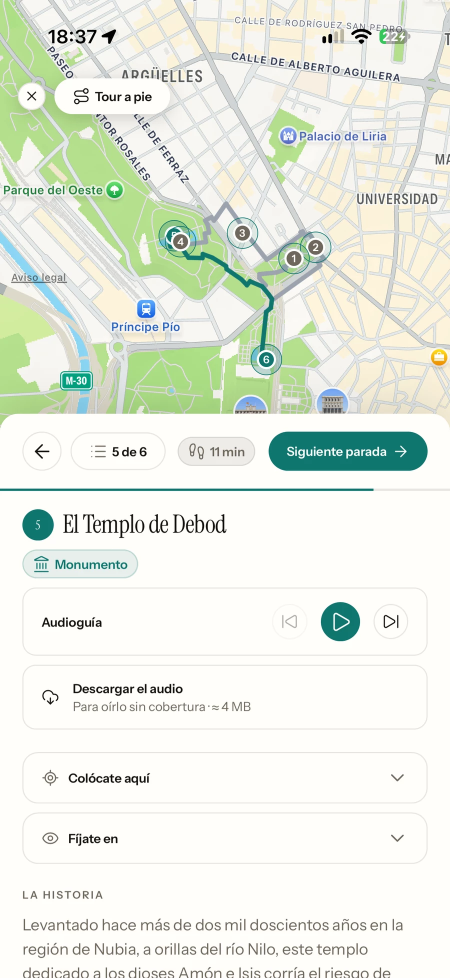
#> input picture banco/capturas/tourdebod-900.webp, 900 x 1956 px, given in place of f-cordoba.jpg, which was not available (shown at 1/2 size)
$ python preparar.py
#> lines starting #> are read from the running program, lines starting #| are printed output that depends on the picture; pictures that were not available may be replaced by others from this repository, and a replacement may not be noted
# Prepara assets/ del anuncio del lanzamiento (24-oct). Se corre una vez y cuando cambie
# una pantalla. Lo que escribe se versiona salvo escribir.mp4, que se rehace de la
# grabación de Córdoba (versionada en plan-cordoba/assets/) en un segundo.
#
# Uso, desde la raíz del repo de marketing:
#   python3 piezas/historias-animadas/lanzamiento-ios/preparar.py [ruta del repo de la app]
# El repo de la app (por defecto /home/user/NOMAD) sólo hace falta para volver a recortar
# eventos y gastos, que salen de las capturas en bruto de la ficha (docs/tienda/capturas/piezas).
import os, shutil, subprocess, sys
from PIL import Image

R = os.path.abspath(os.path.join(os.path.dirname(__file__), '..', '..', '..'))
A = os.path.join(os.path.dirname(os.path.abspath(__file__)), 'assets')
APP = sys.argv[1] if len(sys.argv) > 1 else '/home/user/NOMAD'
os.makedirs(A, exist_ok=True)

# Las fotos, tal cual del banco (créditos en banco/fotos/creditos.json).
for src, dst in [('f-debod-nubes.jpg', 'fondo-debod.jpg'),
                 ('f-merce-diable.jpg', 'fondo-correfoc.jpg'), ('f-bcn-festa.jpg', 'fondo-gotic.jpg')]:
    shutil.copy(f'{R}/banco/fotos/historia/{src}', f'{A}/{dst}')
# Córdoba, desenfocada A PROPÓSITO (revisión del 24-oct). Es la única foto de Córdoba del banco
# y es blanda: un tercio del detalle fino de las otras tres, bloques de JPEG y el cielo quemado.
# Nítida al lado de Debod, el correfoc y el Gòtic delataba el montaje; desenfocada y un poco más
# oscura se lee como fondo de ambiente detrás de la pantalla, que es lo que es. Una foto nítida
# no se pudo traer: Commons da 429 y Unsplash pide un reto de bots desde el contenedor.
from PIL import ImageEnhance, ImageFilter
im = Image.open(f'{R}/banco/fotos/historia/f-cordoba.jpg').convert('RGB')
#> im is the input picture: PIL image 900x1956 RGB; mean R, G, B 231.2, 236.6, 225.6
im = im.filter(ImageFilter.GaussianBlur(16))
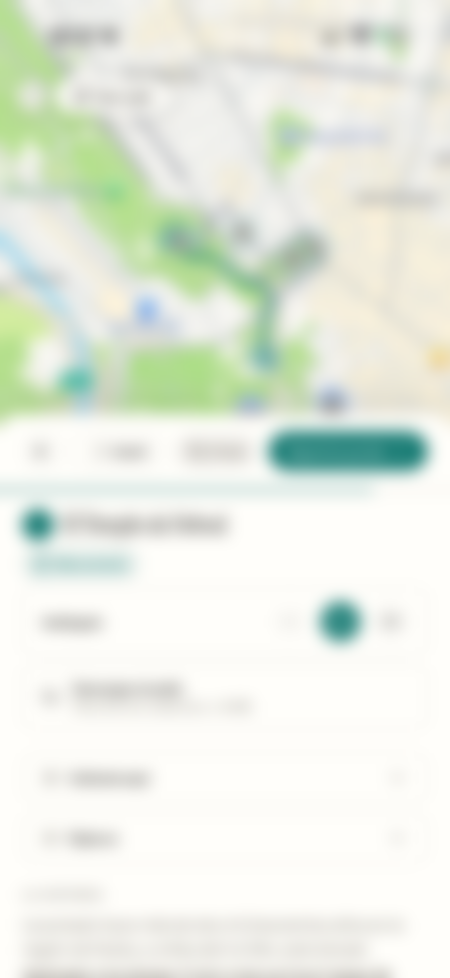
#> im: PIL image 900x1956 RGB (shown at 1/2 size); mean R, G, B 231.2, 236.6, 225.5
im = ImageEnhance.Brightness(im).enhance(0.86)
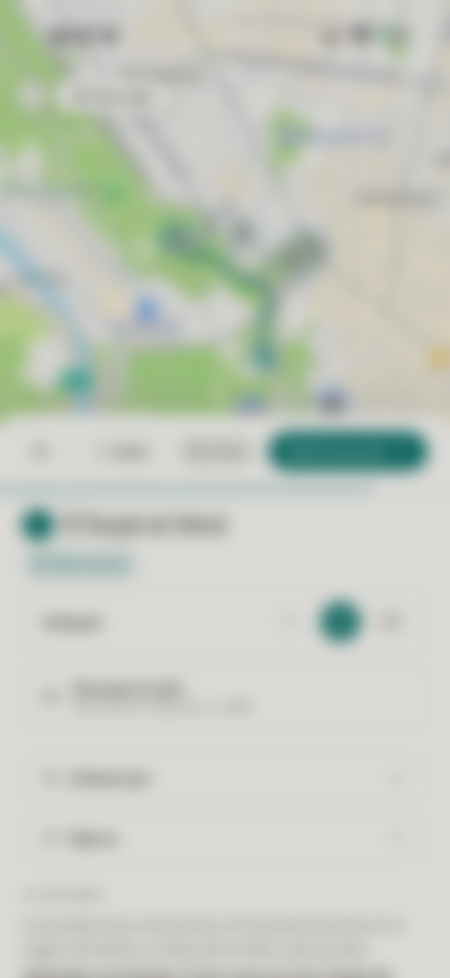
#> im: PIL image 900x1956 RGB (shown at 1/2 size); mean R, G, B 198.3, 202.9, 193.6
im.save(f'{A}/fondo-cordoba.jpg', quality=92)
shutil.copy(f'{R}/piezas/historias-animadas/plan-cordoba/assets/gsap.min.js', f'{A}/gsap.min.js')
shutil.copy(f'{R}/banco/marca/icono-app.png', f'{A}/icono-app.png')
# La insignia oficial de Apple, sin tocar (la misma que web/insignias/app-store-es.svg de la app).
shutil.copy(f'{R}/banco/marca/insignia-app-store-es.svg', f'{A}/insignia-app-store-es.svg')

def recorte(src, caja, ancho, dst):
#> called with src = 'banco/capturas/tourdebod-900.webp', caja = (0, 600, 900, 1470), ancho = 720, dst = 'pantalla-debod.png'
    im = Image.open(src).convert('RGB').crop(caja)
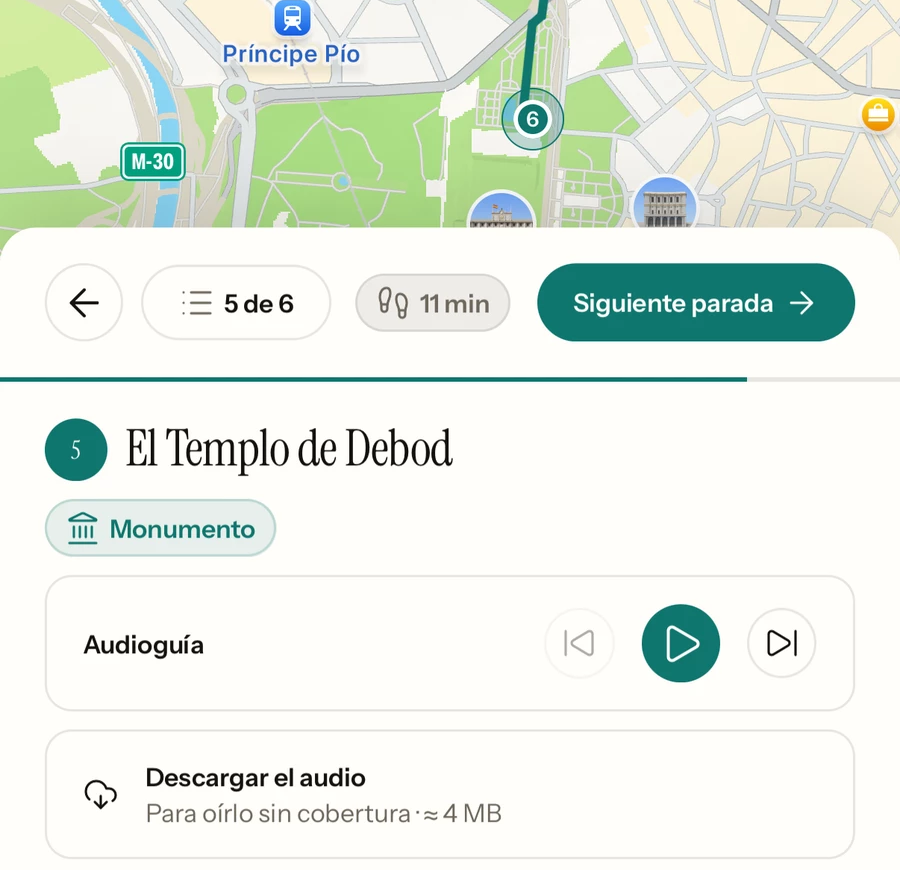
#> im: PIL image 900x870 RGB; mean R, G, B 228.8, 236.7, 226.2
    im = im.resize((ancho, round(im.height * ancho / im.width)), Image.LANCZOS)
#> im: PIL image 720x696 RGB
    im.save(f'{A}/{dst}', optimize=True)
    print(dst, im.size)
#| pantalla-debod.png (720, 696)

# La audioguía de Debod (banco/capturas/tourdebod-900.webp, 900 de ancho): del final del mapa,
# con la ruta hasta la parada 6, a «Descargar el audio · Para oírlo sin cobertura» ENTERA, con
# su recuadro (acaba en 1456) y 14 px de aire. Sin barra de estado (empieza en y=600). 720x696.
recorte(f'{R}/banco/capturas/tourdebod-900.webp', (0, 600, 900, 1470), 720, 'pantalla-debod.png')
# Qué hay esos días y los gastos: capturas en bruto del iPhone del dueño, 1206 de ancho.
P = f'{APP}/docs/tienda/capturas/piezas'
if os.path.exists(f'{P}/pantalla-eventos.png'):
    recorte(f'{P}/pantalla-eventos.png', (0, 200, 1206, 1400), 720, 'pantalla-eventos.png')
    # Los gastos, SOLO hasta la barra: debajo va «• Tú 56 €», el redondeo de la leyenda, que al
    # lado de «Gasto del grupo 55,99 €» parece una cuenta mal hecha; y más abajo, la tarjeta
    # negra con el nombre de una persona real. 720x290.
    recorte(f'{P}/pantalla-gastos.png', (0, 400, 1206, 885), 720, 'pantalla-gastos.png')

# Escribir el viaje: tres trozos de la grabación de Córdoba (760x1652, 30 fps), cada uno con
# su ventana (760x739 desde la y que se dice), a 720x700. Fotogramas: el tecleo 250-324,
# «Montando» 461-517 y el sábado 536-610. El 611 es el domingo con el Palacio de Viana mal
# puesto: NO entra. Antes del 461 sale el resumen con el nombre del viaje: tampoco.
# - El tecleo, desde y=295: acaba en 1034, por encima de 1050, que es donde asoman las burbujas
#   de tecla del teclado de iOS (medido fotograma a fotograma). Empieza debajo de las barras de
#   «Paso 4 de 4», que acaban en ~275. Y aun así: el cuerpo de la burbuja, tenue, empieza en
#   y≈1000 y su sombra en y≈970 (umbral 3 contra el fotograma 250: fotogramas 251, 255, 266,
#   270, 276, 282, 299, 301 y 304). De 965 a 1034 no cambia nada en ningún otro fotograma, así
#   que esa franja se tapa entera con la del 250, que está limpia.
# - El sábado, desde y=252: el borde de la hoja está en 248, el «+» empieza en 270 y entra
#   entero, y por encima no queda mapa (el pico de la esquina lo tapa el redondeo de la pantalla).
G = f'{R}/piezas/historias-animadas/plan-cordoba/assets/pantalla.mp4'
tramos = [(250, 325, 295), (461, 518, 520), (536, 611, 252)]
PARCHE_Y = 965   # de la fuente; el tecleo empieza en 295, así que va a 670 dentro de su ventana
f = (f'[0:v]select=eq(n\\,250),crop=760:{295 + 739 - PARCHE_Y}:0:{PARCHE_Y},setpts=PTS-STARTPTS[p];'
     f'[0:v]trim=start_frame=250:end_frame=325,setpts=PTS-STARTPTS,crop=760:739:0:295[c0];'
     f'[c0][p]overlay=0:{PARCHE_Y - 295}:eof_action=repeat,scale=720:700:flags=lanczos,setsar=1[t0];')
f += ';'.join(f'[0:v]trim=start_frame={a}:end_frame={b},setpts=PTS-STARTPTS,crop=760:739:0:{y},'
              f'scale=720:700:flags=lanczos,setsar=1[t{i}]' for i, (a, b, y) in enumerate(tramos) if i > 0)
f += ';' + ''.join(f'[t{i}]' for i in range(3)) + 'concat=n=3:v=1:a=0,fps=30,format=yuv420p[v]'
subprocess.run(['ffmpeg', '-v', 'error', '-y', '-i', G, '-filter_complex', f, '-map', '[v]', '-an',
                '-c:v', 'libx264', '-crf', '14', '-preset', 'slow', '-movflags', '+faststart',
                f'{A}/escribir.mp4'], check=True)
#> (this line was passed over: subprocess is not available in this run)
print('escribir.mp4', subprocess.run(['ffprobe', '-v', 'error', '-count_frames', '-show_entries',
      'stream=nb_read_frames', '-of', 'csv=p=0', f'{A}/escribir.mp4'], capture_output=True, text=True).stdout.strip(), 'fotogramas')
#> (this line was passed over: subprocess is not available in this run)
